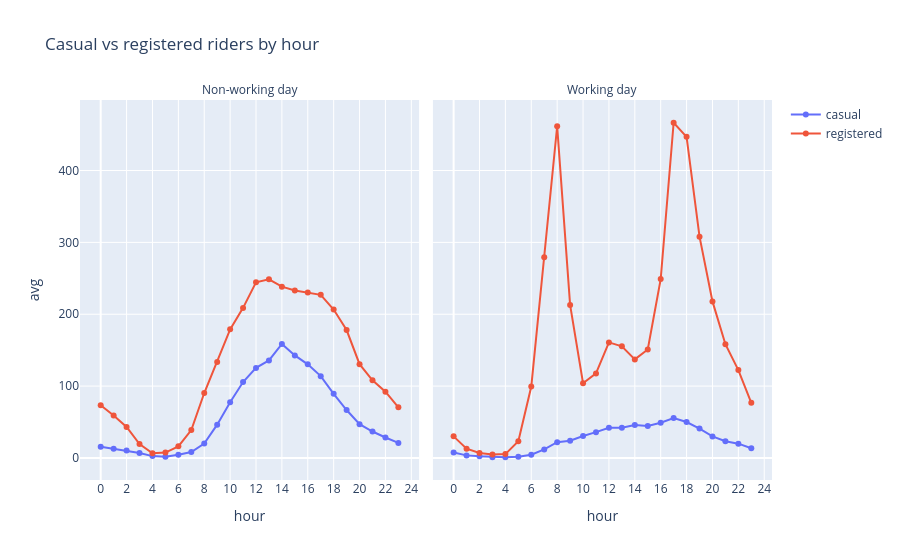

Notebook code for this chart:
### Markdown cell above
**Observation**

- The daily total is almost flat across the week (about 178-198), so the day on its own barely moves overall demand.
- The real day-of-week effect is in the *shape* over the hours (commute peaks vs a midday leisure hump), which the hour-by-working-day chart already showed.

### Code cell
# Casual vs registered riders by hour, split by working day

rider = (train.groupby(['workingday', 'hour'])[['casual', 'registered']]
              .mean().reset_index())
rider['workingday'] = rider['workingday'].map({0: 'Non-working day', 1: 'Working day'})
long = rider.melt(id_vars=['workingday', 'hour'], var_name='rider_type', value_name='avg')

fig = px.line(long, x='hour', y='avg', color='rider_type', facet_col='workingday',
              markers=True, title='Casual vs registered riders by hour')
fig.update_xaxes(matches=None, showticklabels=True, tickmode='linear', dtick=2)
fig.for_each_annotation(lambda a: a.update(text=a.text.split('=')[-1]))
fig.update_layout(legend_title_text='')
fig.show()

### Figure 1 — Plotly figure (JSON) as saved in the notebook; plotly's stock layout.template omitted (floating-point values rounded to 4 significant figures)
{"data": [{"hovertemplate": "rider_type=casual<br>workingday=Non-working day<br>hour=%{x}<br>avg=%{y}<extra></extra>", "legendgroup": "casual", "line": {"color": "#636efa", "dash": "solid"}, "marker": {"symbol": "circle"}, "mode": "lines+markers", "name": "casual", "orientation": "v", "showlegend": true, "type": "scatter", "x": [0, 1, 2, 3, 4, 5, 6, 7, 8, 9, 10, 11, 12, 13, 14, 15, 16, 17, 18, 19, 20, 21, 22, 23], "xaxis": "x", "y": [15.74, 12.73, 10.5, 6.8, 2.595, 1.823, 4.365, 8.17, 20.12, 46.35, 77.59, 105.6, 125.3, 135.8, 158.8, 142.7, 130.3, 113.9, 89.34, 66.69, 46.93, 36.83, 28.51, 20.95], "yaxis": "y"}, {"hovertemplate": "rider_type=casual<br>workingday=Working day<br>hour=%{x}<br>avg=%{y}<extra></extra>", "legendgroup": "casual", "line": {"color": "#636efa", "dash": "solid"}, "marker": {"symbol": "circle"}, "mode": "lines+markers", "name": "casual", "orientation": "v", "showlegend": false, "type": "scatter", "x": [0, 1, 2, 3, 4, 5, 6, 7, 8, 9, 10, 11, 12, 13, 14, 15, 16, 17, 18, 19, 20, 21, 22, 23], "xaxis": "x2", "y": [7.588, 3.603, 2.291, 1.127, 1.0, 1.623, 4.5, 11.91, 21.98, 23.92, 30.55, 35.96, 42.05, 42.13, 45.93, 44.65, 49.1, 55.46, 50.01, 40.85, 29.97, 23.25, 19.91, 13.61], "yaxis": "y2"}, {"hovertemplate": "rider_type=registered<br>workingday=Non-working day<br>hour=%{x}<br>avg=%{y}<extra></extra>", "legendgroup": "registered", "line": {"color": "#EF553B", "dash": "solid"}, "marker": {"symbol": "circle"}, "mode": "lines+markers", "name": "registered", "orientation": "v", "showlegend": true, "type": "scatter", "x": [0, 1, 2, 3, 4, 5, 6, 7, 8, 9, 10, 11, 12, 13, 14, 15, 16, 17, 18, 19, 20, 21, 22, 23], "xaxis": "x", "y": [73.44, 59.14, 43.23, 19.29, 6.519, 7.571, 16.2, 38.82, 90.41, 133.6, 178.9, 208.8, 244.5, 248.6, 238.4, 233.0, 230.3, 227.0, 206.5, 178.0, 130.6, 108.0, 92.18, 70.53], "yaxis": "y"}, {"hovertemplate": "rider_type=registered<br>workingday=Working day<br>hour=%{x}<br>avg=%{y}<extra></extra>", "legendgroup": "registered", "line": {"color": "#EF553B", "dash": "solid"}, "marker": {"symbol": "circle"}, "mode": "lines+markers", "name": "registered", "orientation": "v", "showlegend": false, "type": "scatter", "x": [0, 1, 2, 3, 4, 5, 6, 7, 8, 9, 10, 11, 12, 13, 14, 15, 16, 17, 18, 19, 20, 21, 22, 23], "xaxis": "x2", "y": [30.07, 12.84, 6.813, 4.884, 5.383, 23.29, 99.43, 279.2, 461.6, 212.9, 104.0, 117.7, 160.8, 155.3, 137.2, 150.9, 248.9, 466.5, 446.9, 307.9, 217.9, 158.3, 122.3, 76.73], "yaxis": "y2"}], "layout": {"annotations": [{"font": {}, "showarrow": false, "text": "Non-working day", "x": 0.245, "xanchor": "center", "xref": "paper", "y": 1, "yanchor": "bottom", "yref": "paper"}, {"font": {}, "showarrow": false, "text": "Working day", "x": 0.755, "xanchor": "center", "xref": "paper", "y": 1, "yanchor": "bottom", "yref": "paper"}], "legend": {"title": {"text": ""}, "tracegroupgap": 0}, "title": {"text": "Casual vs registered riders by hour"}, "xaxis": {"anchor": "y", "domain": [0, 0.49], "dtick": 2, "showticklabels": true, "tickmode": "linear", "title": {"text": "hour"}}, "xaxis2": {"anchor": "y2", "domain": [0.51, 1], "dtick": 2, "showticklabels": true, "tickmode": "linear", "title": {"text": "hour"}}, "yaxis": {"anchor": "x", "domain": [0, 1], "title": {"text": "avg"}}, "yaxis2": {"anchor": "x2", "domain": [0, 1], "matches": "y", "showticklabels": false}}}
